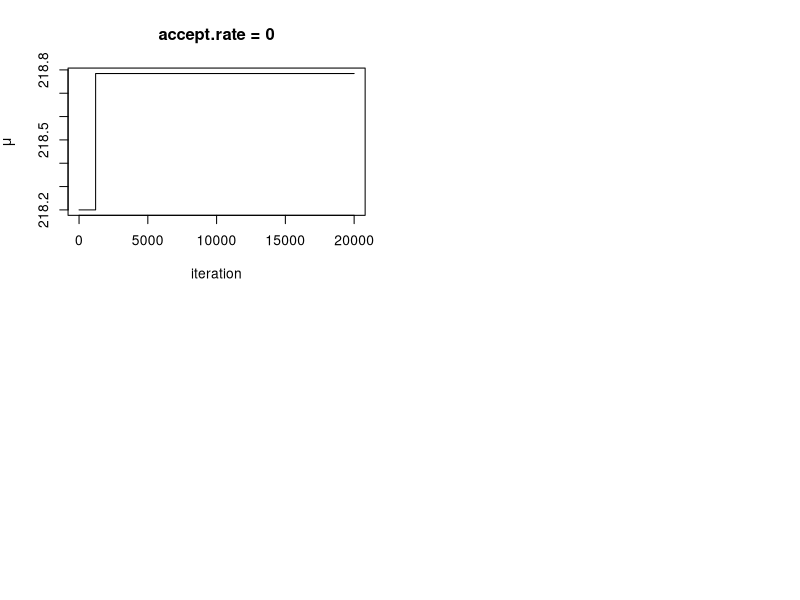

This figure's R source:
mu0 <- 10 ; sig0sq <- 25 ; a <- .5 ; b <- 1 
x <- c(10,13,15,11,9,18,20,17,23,21)
dataList = list(x=x, mu0=mu0, sig0sq=sig0sq, a=a, b=b)

# posterior kernel 
post.normal_mu_sigsq = function(theta, dataList){
  x = dataList$x ; mu0 = dataList$mu0 ; sig0sq = dataList$sig0sq ; 
  a = dataList$a ; b = dataList$b 
  
  mu = theta[1] ; sigsq = theta[2] 
  
  f = exp(- 0.5 * length(x) * log(sigsq) - 0.5 * sum((x-mu)^2) / sigsq 
          - 0.5 * (mu-mu0)^2 / sigsq
          - (a+1) * log(sigsq) - b/sigsq)
  
  return (f)
}

Metropolis_normal_mu_sigsq = function(nsim, nburn, delta, dataList, initsList){ 
  mu = initsList$mu ; log.sigsq = log(initsList$sigsq) 
  theta.curr = c(mu, log.sigsq)
  p = length(theta.curr)
  
  para.samples = matrix(0, nsim, p) 
  for (iter in 1:(nsim+nburn)){ 
    z = rnorm(p, 0, 1) 
    theta.prop = z * delta + theta.curr 
    mu.curr = theta.curr[1] 
    sigsq.curr = exp(theta.curr[2]) 
    mu.prop = theta.prop[1] 
    sigsq.prop = exp(theta.prop[2]) 
    alpha = post.normal_mu_sigsq(c(mu.prop, sigsq.prop), dataList) / post.normal_mu_sigsq(c(mu.curr, sigsq.curr), dataList) * sigsq.prop / sigsq.curr
    
    if (runif(1) < alpha) {theta.next <- theta.prop} else {theta.next <- theta.curr}
    theta.curr = theta.next 
    
    if (iter > nburn) para.samples[iter-nburn, ] = c(theta.next[1] , exp(theta.next[2]))
    }
  return(para.samples)
}

nChains = 3 
nsim = 20000 ; nburn=5000 ; p=2 
mcmc.samples = array(0, dim=c(nsim, p, nChains))

delta = 1 

inits.random = function(x){
  resampledX = sample(x, replace=T) 
  muInit = mean(resampledX) ; sigsqInit = var(resampledX)
  return(list(mu = muInit, sigsq = sigsqInit))
}

for (ich in 1:nChains) { 
  initsList = inits.random(x)
  mcmc.samples[,,ich] = Metropolis_normal_mu_sigsq(nsim, nburn, delta, dataList, initsList)
}


### posterior inference 
mcmc.samples.combined = rbind(mcmc.samples[,,1], mcmc.samples[,,2], mcmc.samples[,,3])
para.hat = apply(mcmc.samples.combined, 2, mean)
HPD = apply(mcmc.samples.combined, 2, function(x) quantile(x, c(0.025, 0.975)))

para.hat


##### (2) Multivariate MCMC 
post.normal_mu_sigsq2 = function(theta, dataList){
  x = dataList$x ; mu0 = dataList$mu0 ; sig0sq = dataList$sig0sq ; 
  a = dataList$a ; b = dataList$b 
  
  mu = theta[1] ; sigsq1 = theta[2] ; sigsq2 = theta[3]
  sigsq = sqrt(sigsq1 * sigsq2)
  
  f = exp(- 0.5 * length(x) * log(sigsq) - 0.5 * sum((x-mu)^2) / sigsq 
          - 0.5 * (mu-mu0)^2 / sigsq
          - (a+1) * log(sigsq) - b/sigsq)
  
  return (f)
}


library(truncnorm)
Metropolis_normal_mu_sigsq2 = function(nsim, nburn, delta, dataList, initsList){ 
  mu = initsList$mu ; log.sigsq1 = log(initsList$sigsq) ; log.sigsq2 = log(initsList$sigsq) 
  theta.curr = c(mu, log.sigsq1, log.sigsq2)
  p = length(theta.curr)
  para.samples = matrix(0, nsim, p) 

  for (iter in 1:(nsim+nburn)){ 
    z = rtruncnorm(p, 0, 1) 
    theta.prop = z * delta + theta.curr 
    mu.curr = theta.curr[1] 
    sigsq1.curr = exp(theta.curr[2]) 
    sigsq2.curr = exp(theta.curr[3]) 
    
    mu.prop = theta.prop[1] 
    sigsq1.prop = exp(theta.prop[2]) 
    sigsq2.prop = exp(theta.prop[3]) 
    
    alpha = post.normal_mu_sigsq2(c(mu.prop, sigsq1.prop, sigsq2.prop), dataList) / post.normal_mu_sigsq2(c(mu.curr, sigsq1.curr, sigsq2.curr), dataList) 
    
    if (runif(1) < alpha) {theta.next <- theta.prop} else {theta.next <- theta.curr}
    theta.curr = theta.next 
    
    if (iter > nburn) para.samples[iter-nburn, ] = c(theta.next[1] , exp(theta.next[2]), exp(theta.next[3]))
  }
  return(para.samples)
}

nChains = 3 
nsim = 20000 ; nburn=5000 ; p=3
mcmc.samples = array(0, dim=c(nsim, p, nChains))

delta = 1 

inits.random = function(x){
  resampledX = sample(x, replace=T) 
  muInit = mean(resampledX) ; sigsqInit = var(resampledX)
  return(list(mu = muInit, sigsq = sigsqInit))
}

for (ich in 1:nChains) { 
  initsList = list(mu = para.hat[1], sigsq = para.hat[2])
  mcmc.samples[,,ich] = Metropolis_normal_mu_sigsq2(nsim, nburn, delta, dataList, initsList)
}


# (4) Acceptance Rate 
require(coda)
Metro.draws = mcmc(mcmc.samples[,,1])
accept.rate = 1 - rejectionRate(Metro.draws)
accept.rate


mu.samples = mcmc.samples[,1,] ; sigsq.samples = mcmc.samples[,2,]
par(mfrow=c(2,2))
plot(mu.samples[,1], type="l", xlab="iteration", ylab=quote(mu),
     main = paste0("accept.rate = ", round(accept.rate[1],3)))
lines(density(mu.samples[,2]), col=2)
lines(density(mu.samples[,3]), col=3)
